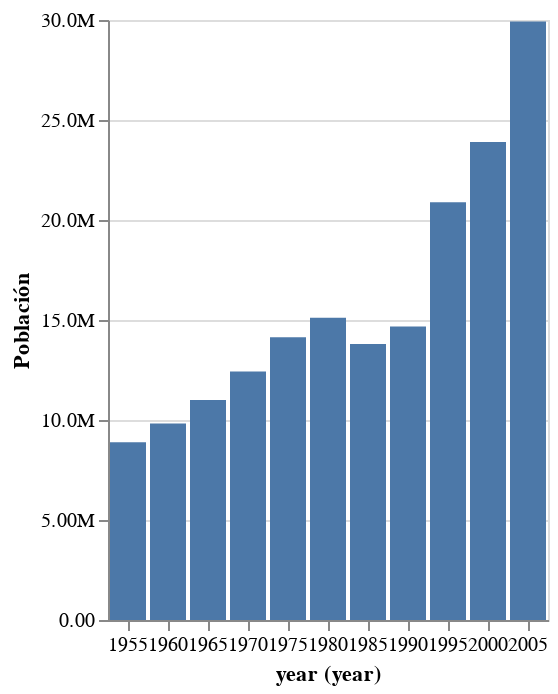
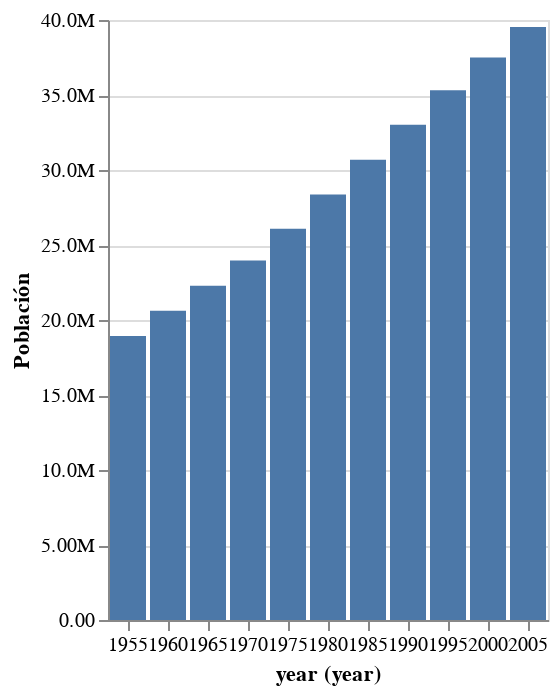
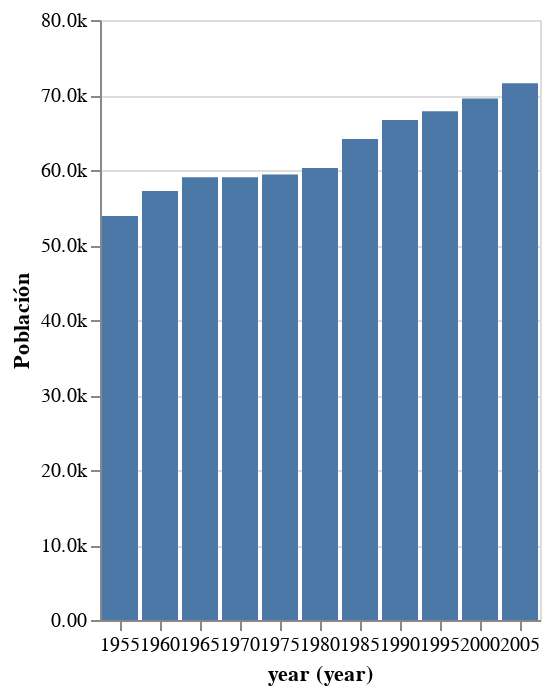
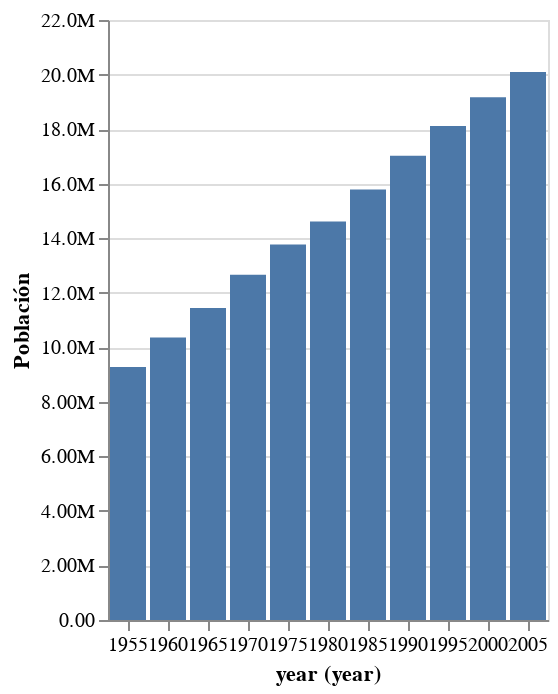

Write notebook code for charts like these, in order.
### Code cell
for pais in data['country'].unique():
    display(pais_chart(pais))

### Figure 1 — Vega-Lite specification as saved in the notebook (floating-point values rounded to 4 significant figures)
{"config": {"view": {"continuousWidth": 300, "continuousHeight": 300}}, "data": {"name": "data-0bc3bd5abeb8e81458caf2ab627c3885"}, "mark": {"type": "bar"}, "encoding": {"x": {"field": "year", "timeUnit": "year", "type": "ordinal"}, "y": {"axis": {"format": ",.3s"}, "field": "pop", "title": "Población", "type": "quantitative"}}, "$schema": "https://vega.github.io/schema/vega-lite/v5.20.1.json", "datasets": {"data-0bc3bd5abeb8e81458caf2ab627c3885": [{"year": "1955-01-01T00:00:00", "country": "Afghanistan", "cluster": 0, "pop": 8891209, "life_expect": 30.33, "fertility": 7.7}, {"year": "1960-01-01T00:00:00", "country": "Afghanistan", "cluster": 0, "pop": 9829450, "life_expect": 32.0, "fertility": 7.7}, {"year": "1965-01-01T00:00:00", "country": "Afghanistan", "cluster": 0, "pop": 10997885, "life_expect": 34.02, "fertility": 7.7}, {"year": "1970-01-01T00:00:00", "country": "Afghanistan", "cluster": 0, "pop": 12430623, "life_expect": 36.09, "fertility": 7.7}, {"year": "1975-01-01T00:00:00", "country": "Afghanistan", "cluster": 0, "pop": 14132019, "life_expect": 38.44, "fertility": 7.7}, {"year": "1980-01-01T00:00:00", "country": "Afghanistan", "cluster": 0, "pop": 15112149, "life_expect": 39.85, "fertility": 7.8}, {"year": "1985-01-01T00:00:00", "country": "Afghanistan", "cluster": 0, "pop": 13796928, "life_expect": 40.82, "fertility": 7.9}, {"year": "1990-01-01T00:00:00", "country": "Afghanistan", "cluster": 0, "pop": 14669339, "life_expect": 41.67, "fertility": 8.0}, {"year": "1995-01-01T00:00:00", "country": "Afghanistan", "cluster": 0, "pop": 20881480, "life_expect": 41.76, "fertility": 8.0}, {"year": "2000-01-01T00:00:00", "country": "Afghanistan", "cluster": 0, "pop": 23898198, "life_expect": 42.13, "fertility": 7.479}, {"year": "2005-01-01T00:00:00", "country": "Afghanistan", "cluster": 0, "pop": 29928987, "life_expect": 43.83, "fertility": 7.069}]}}

### Figure 2 — Vega-Lite specification as saved in the notebook (floating-point values rounded to 4 significant figures)
{"config": {"view": {"continuousWidth": 300, "continuousHeight": 300}}, "data": {"name": "data-0c56c40789a53163d65ae0128a8890a9"}, "mark": {"type": "bar"}, "encoding": {"x": {"field": "year", "timeUnit": "year", "type": "ordinal"}, "y": {"axis": {"format": ",.3s"}, "field": "pop", "title": "Población", "type": "quantitative"}}, "$schema": "https://vega.github.io/schema/vega-lite/v5.20.1.json", "datasets": {"data-0c56c40789a53163d65ae0128a8890a9": [{"year": "1955-01-01T00:00:00", "country": "Argentina", "cluster": 3, "pop": 18927821, "life_expect": 64.4, "fertility": 3.127}, {"year": "1960-01-01T00:00:00", "country": "Argentina", "cluster": 3, "pop": 20616009, "life_expect": 65.14, "fertility": 3.09}, {"year": "1965-01-01T00:00:00", "country": "Argentina", "cluster": 3, "pop": 22283100, "life_expect": 65.63, "fertility": 3.049}, {"year": "1970-01-01T00:00:00", "country": "Argentina", "cluster": 3, "pop": 23962313, "life_expect": 67.06, "fertility": 3.146}, {"year": "1975-01-01T00:00:00", "country": "Argentina", "cluster": 3, "pop": 26081880, "life_expect": 68.48, "fertility": 3.44}, {"year": "1980-01-01T00:00:00", "country": "Argentina", "cluster": 3, "pop": 28369799, "life_expect": 69.94, "fertility": 3.15}, {"year": "1985-01-01T00:00:00", "country": "Argentina", "cluster": 3, "pop": 30675059, "life_expect": 70.77, "fertility": 3.053}, {"year": "1990-01-01T00:00:00", "country": "Argentina", "cluster": 3, "pop": 33022202, "life_expect": 71.87, "fertility": 2.9}, {"year": "1995-01-01T00:00:00", "country": "Argentina", "cluster": 3, "pop": 35311049, "life_expect": 73.28, "fertility": 2.63}, {"year": "2000-01-01T00:00:00", "country": "Argentina", "cluster": 3, "pop": 37497728, "life_expect": 74.34, "fertility": 2.35}, {"year": "2005-01-01T00:00:00", "country": "Argentina", "cluster": 3, "pop": 39537943, "life_expect": 75.32, "fertility": 2.254}]}}

### Figure 3 — Vega-Lite specification as saved in the notebook (floating-point values rounded to 4 significant figures)
{"config": {"view": {"continuousWidth": 300, "continuousHeight": 300}}, "data": {"name": "data-6989aeebcb5304b1f5206155d7173fa7"}, "mark": {"type": "bar"}, "encoding": {"x": {"field": "year", "timeUnit": "year", "type": "ordinal"}, "y": {"axis": {"format": ",.3s"}, "field": "pop", "title": "Población", "type": "quantitative"}}, "$schema": "https://vega.github.io/schema/vega-lite/v5.20.1.json", "datasets": {"data-6989aeebcb5304b1f5206155d7173fa7": [{"year": "1955-01-01T00:00:00", "country": "Aruba", "cluster": 3, "pop": 53865, "life_expect": 64.38, "fertility": 5.15}, {"year": "1960-01-01T00:00:00", "country": "Aruba", "cluster": 3, "pop": 57203, "life_expect": 66.61, "fertility": 4.399}, {"year": "1965-01-01T00:00:00", "country": "Aruba", "cluster": 3, "pop": 59020, "life_expect": 68.34, "fertility": 3.301}, {"year": "1970-01-01T00:00:00", "country": "Aruba", "cluster": 3, "pop": 59039, "life_expect": 70.94, "fertility": 2.651}, {"year": "1975-01-01T00:00:00", "country": "Aruba", "cluster": 3, "pop": 59390, "life_expect": 71.83, "fertility": 2.45}, {"year": "1980-01-01T00:00:00", "country": "Aruba", "cluster": 3, "pop": 60266, "life_expect": 74.12, "fertility": 2.358}, {"year": "1985-01-01T00:00:00", "country": "Aruba", "cluster": 3, "pop": 64129, "life_expect": 74.49, "fertility": 2.3}, {"year": "1990-01-01T00:00:00", "country": "Aruba", "cluster": 3, "pop": 66653, "life_expect": 74.11, "fertility": 2.28}, {"year": "1995-01-01T00:00:00", "country": "Aruba", "cluster": 3, "pop": 67836, "life_expect": 73.01, "fertility": 2.208}, {"year": "2000-01-01T00:00:00", "country": "Aruba", "cluster": 3, "pop": 69539, "life_expect": 73.45, "fertility": 2.124}, {"year": "2005-01-01T00:00:00", "country": "Aruba", "cluster": 3, "pop": 71566, "life_expect": 74.24, "fertility": 2.04}]}}

### Figure 4 — Vega-Lite specification as saved in the notebook (floating-point values rounded to 4 significant figures)
{"config": {"view": {"continuousWidth": 300, "continuousHeight": 300}}, "data": {"name": "data-b877b8b3aebeaa746e7d6892f00877fa"}, "mark": {"type": "bar"}, "encoding": {"x": {"field": "year", "timeUnit": "year", "type": "ordinal"}, "y": {"axis": {"format": ",.3s"}, "field": "pop", "title": "Población", "type": "quantitative"}}, "$schema": "https://vega.github.io/schema/vega-lite/v5.20.1.json", "datasets": {"data-b877b8b3aebeaa746e7d6892f00877fa": [{"year": "1955-01-01T00:00:00", "country": "Australia", "cluster": 4, "pop": 9277087, "life_expect": 70.33, "fertility": 3.406}, {"year": "1960-01-01T00:00:00", "country": "Australia", "cluster": 4, "pop": 10361273, "life_expect": 70.93, "fertility": 3.274}, {"year": "1965-01-01T00:00:00", "country": "Australia", "cluster": 4, "pop": 11439384, "life_expect": 71.1, "fertility": 2.871}, {"year": "1970-01-01T00:00:00", "country": "Australia", "cluster": 4, "pop": 12660160, "life_expect": 71.93, "fertility": 2.535}, {"year": "1975-01-01T00:00:00", "country": "Australia", "cluster": 4, "pop": 13771400, "life_expect": 73.49, "fertility": 1.989}, {"year": "1980-01-01T00:00:00", "country": "Australia", "cluster": 4, "pop": 14615900, "life_expect": 74.74, "fertility": 1.907}, {"year": "1985-01-01T00:00:00", "country": "Australia", "cluster": 4, "pop": 15788300, "life_expect": 76.32, "fertility": 1.859}, {"year": "1990-01-01T00:00:00", "country": "Australia", "cluster": 4, "pop": 17022133, "life_expect": 77.56, "fertility": 1.86}, {"year": "1995-01-01T00:00:00", "country": "Australia", "cluster": 4, "pop": 18116171, "life_expect": 78.83, "fertility": 1.776}, {"year": "2000-01-01T00:00:00", "country": "Australia", "cluster": 4, "pop": 19164620, "life_expect": 80.37, "fertility": 1.756}, {"year": "2005-01-01T00:00:00", "country": "Australia", "cluster": 4, "pop": 20090437, "life_expect": 81.23, "fertility": 1.788}]}}
